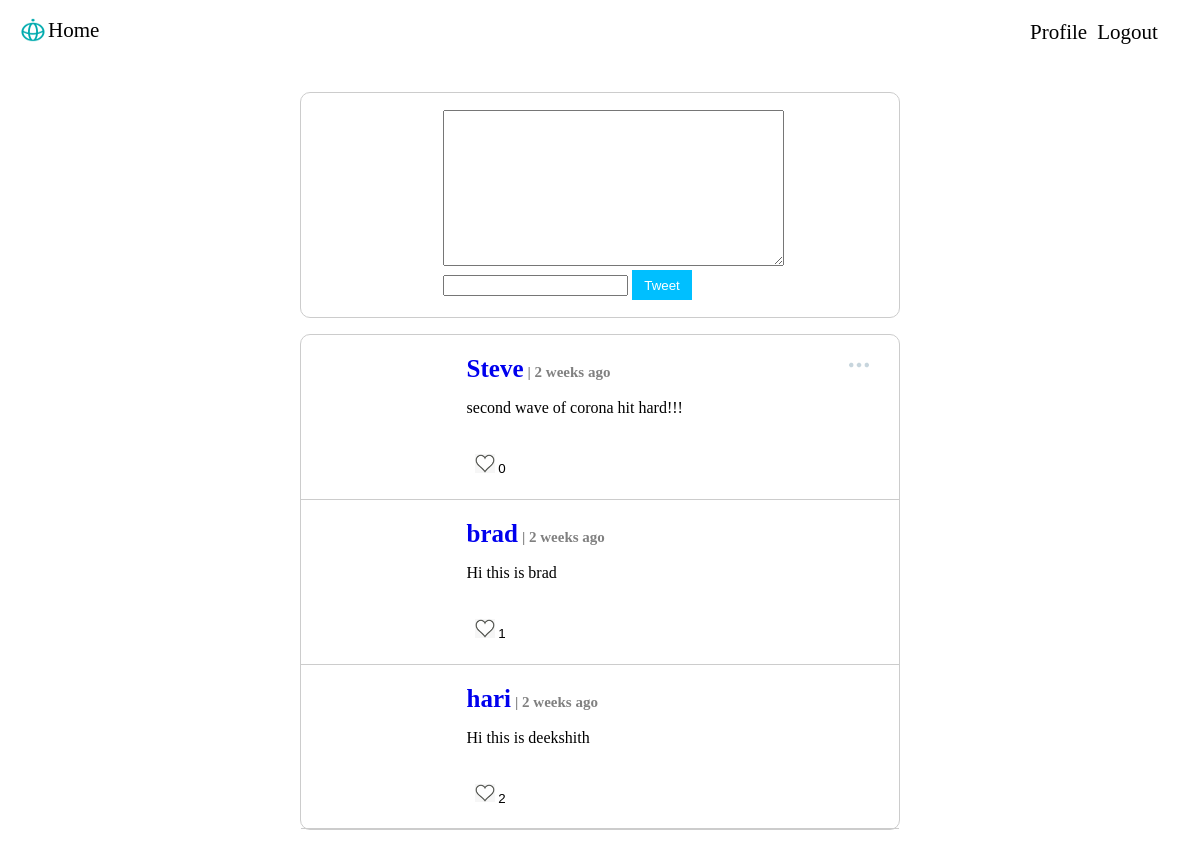
Before: / (signed in) with the older database file.
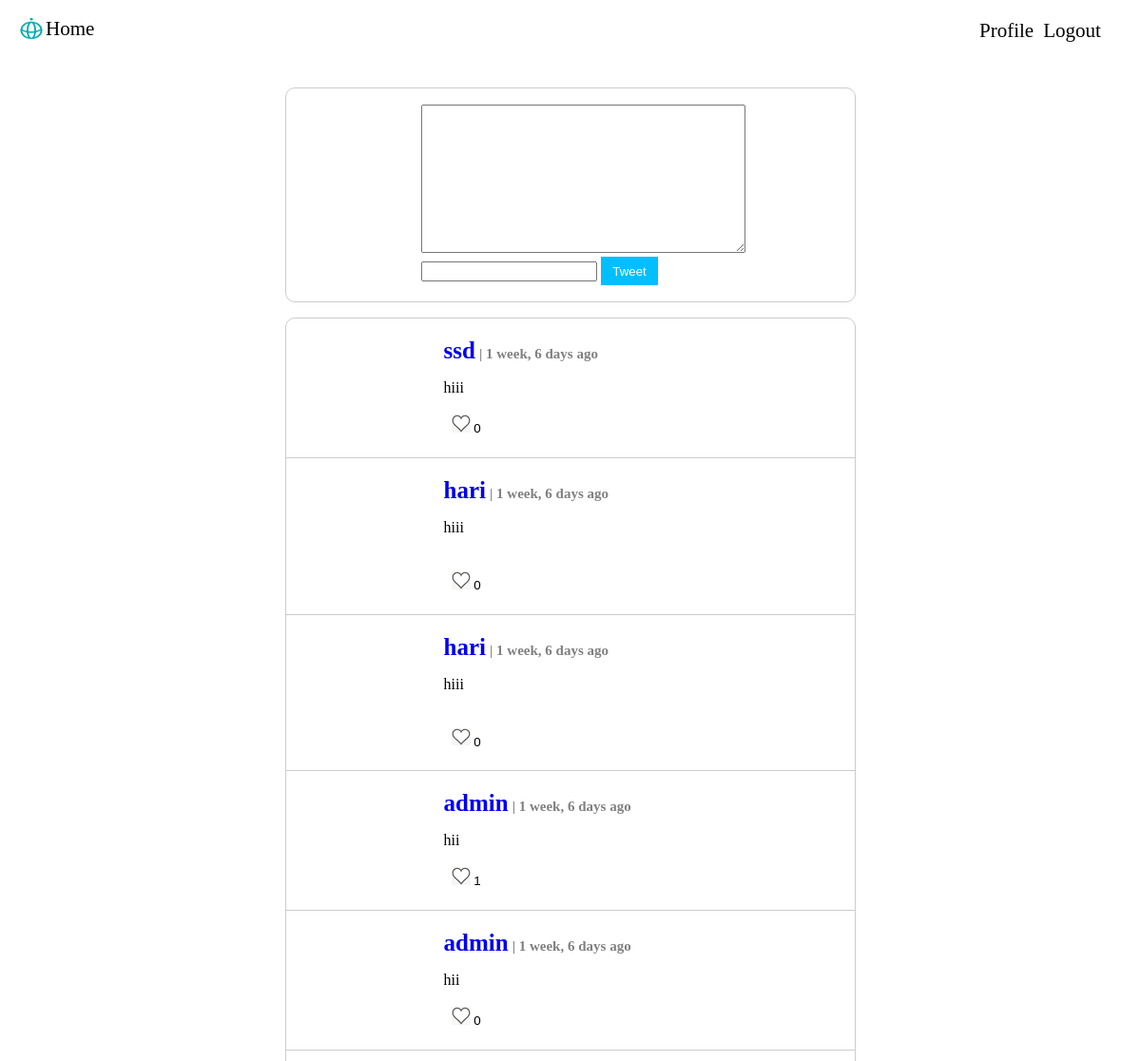
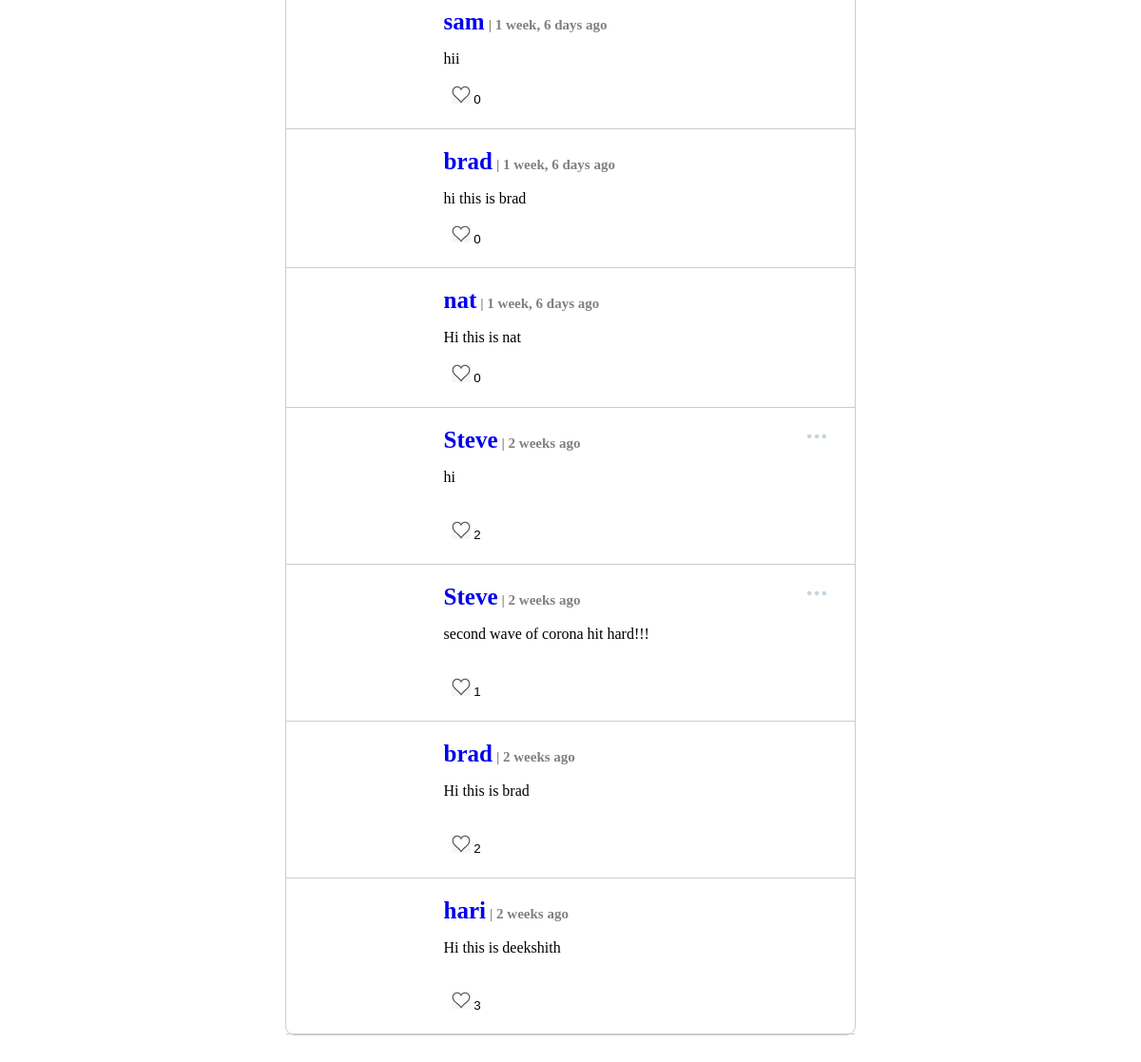
After: the same page with the newer database file (2 pictures, top to bottom).
### tweet/models.py (models this page shows, shortened)
class Tweet(models.Model):
    body = models.TextField(max_length=140)
    likes = models.ManyToManyField(User, related_name='tweet_likes')
    image = CloudinaryField(blank=True)
    created_at = models.DateTimeField(default=timezone.now)
    updated_at = models.DateTimeField(default=timezone.now)
    name = models.ForeignKey(User, on_delete = models.CASCADE, null=True, blank=True)

### tweet/views.py (the view)
# urls.py: path('', views.home, name='home'),
@login_required
def home(request):
    form = TweetForm()
    if request.method == 'POST':
        form = TweetForm(request.POST, request.FILES)
        new_tweet = form.save(commit=False)
        new_tweet.name = request.user
        new_tweet.save()
        return redirect('home')
    context = {'tweets' : Tweet.objects.all().order_by('-created_at'), 'form':form, }
    return render(request, 'tweet/home.html', context)

### tweet/forms.py
class TweetForm(forms.ModelForm):
    class Meta:
        model = Tweet
        fields = ['body', 'image', ]

### tweet/templates/tweet/home.html (shortened to what this page needs)
{% extends 'tweet/index.html' %}
{% load static %}
{% load humanize %}
{% block content %}
<!DOCTYPE html>
<html lang="en" dir="ltr">
  <head>
  </head>
  <body>
    <section class="content">
      <section class="post_form">
        <ul>
          <li>
            <div class="logo">
            </div>
            <form  action="{% url 'home' %}" method="post" enctype="multipart/form-data">
              {{form.body}}
              {{form.image}}
              <button type="submit" class="btn-primary">Tweet</button>
            </form>
          </li>
        </ul>
      </section>
      <section class="post">
        <ul>
          {% for tweet in tweets %}
          <li>
            <div class="logo">
            </div>
            <div class="name_body">
              <div class="name"><a href="{% url 'profile' tweet.name.profile.pk %}" style="font-size:25px; text-decoration:none;">{{tweet.name}}</a> <small class="datetime"> | {{tweet.created_at|timesince}} ago </small>     </div>
              <p>{{tweet.body}}</p>
              {% if tweet.image %}
                <div class="bodyimage">
                </div>
              {% endif %}
              <div class="likes">
                <form class="" action="{% url 'like_tweet' tweet.pk %}"  method="post">
                  <button type="submit" class="btn" name="button" name= "tweet_id" value={{tweet.id}}>
                    <img width="20px" src="{% static 'tweet/like.png' %}"> {{tweet.likes.all.count}}
                  </button>
                </form>
              </div>
              <div class="menu">
                {% if user.is_authenticated %}
                  {% if user.id == tweet.name.id %}
                <img width="20px" type="submit" src="{% static 'tweet/more.png' %}" data-bs-toggle="dropdown" aria-expanded="false">
              </div>
                  {% endif %}
                  {% endif %}
              </div>
            </li>
            {% endfor %}
          </ul>
      </section>
    </section>
  </body>
</html>
{% endblock content %}

### tweet/templates/tweet/index.html (shortened to what this page needs)
<!DOCTYPE html>
{% load static %}
<html lang="'en'" dir="ltr">
  <head>
    <link rel="stylesheet" href="{% static 'tweet/style.css' %}">
  </head>
  <body>
    <nav class="navbar navbar-light bg-light">
      <div class="container-fluid">
        <a class="nav-left" href="{% url 'home' %}">
          <img src="{% static 'tweet/techis-logo.png' %}" alt="" width="30" height="24" class="d-inline-block align-text-top">
            Home
        </a>
        <div class="nav-right">
          <a class="edit" href="{% url 'update_profile' user.profile.pk %}">Profile</a>
          <a class="logout" href="{% url 'logout' %}">Logout</a>
        </div>
      </div>
    </nav>
    <br>
    {% block content %}
    {% endblock content %}
  </body>
</html>

### tweet/static/tweet/style.css (style rules this page uses)
html, body { height: 250%; }
.content { position: relative; max-width: 600px; height: 100%; margin: 0 auto; }
.nav-right { position: absolute; display: flex; margin-left: 20px; top: 10px; right: 70px; width: 100px; height: 30px; padding: 10px; }
.nav-left { display: flex; top: 10px; right: 70px; width: 100px; height: 30px; padding: 10px; font-size: 21px; text-decoration: none; padding-right: 10px; color: #000000; }
.nav-right a { padding-left: 10px; font-size: 21px; text-decoration: none; color: #000000; }
.post_form ul { padding: 0px; border-radius: 10px 10px 10px 10px; border-top: 1px solid #ccc; border-left: 1px solid #ccc; border-right: 1px solid #ccc; border-bottom: 1px solid #ccc; }
.post_form li { display: flex; padding: 17px; }
.post_form li .logo { flex-basis: 30%; }
.post_form .btn-primary { color: white; background-color: #00BFFF; border-color: transparent; width: 60px; height: 30px; }
.post ul { border-radius: 10px; border-top: 1px solid #ccc; padding: 0px; border-left: 1px solid #ccc; border-right: 1px solid #ccc; border-bottom: 1px solid #ccc; }
.post li { display: flex; position: relative; padding: 20px; border-bottom: 1px solid #ccc; }
.post li .menu { position: absolute; top: 20px; right: 30px; }
.post li .logo { flex-basis: 30%; }
.post li .name_body { flex-basis: 85%; }
.post li .name_body .name { color: black; font-weight: bold; }
.post li .name_body .datetime { display: inline-block; right: 30px; color: gray; font-size:15px; }
.btn { background-color: transparent; border-color: transparent; cursor: default; }

Changed rows visible on the page:
added Tweet: name "ssd", created_at "1 week, 6 days", body "hiii", likes.all.count "0"
added Tweet: name "hari", created_at "1 week, 6 days", body "hiii", likes.all.count "0"
added Tweet: name "hari", created_at "1 week, 6 days", body "hiii", likes.all.count "0"
added Tweet: name "admin", created_at "1 week, 6 days", body "hii", likes.all.count "1"
added Tweet: name "admin", created_at "1 week, 6 days", body "hii", likes.all.count "0"
added Tweet: name "sam", created_at "1 week, 6 days", body "hii", likes.all.count "0"
added Tweet: name "brad", created_at "1 week, 6 days", body "hi this is brad", likes.all.count "0"
added Tweet: name "nat", created_at "1 week, 6 days", body "Hi this is nat", likes.all.count "0"
added Tweet: name "Steve", created_at "2 weeks", body "hi", likes.all.count "2"
computed for Tweet "second wave of corona hit hard!!!": likes.all.count "0" → "1"
computed for Tweet "Hi this is brad": likes.all.count "1" → "2"
computed for Tweet "Hi this is deekshith": likes.all.count "2" → "3"
